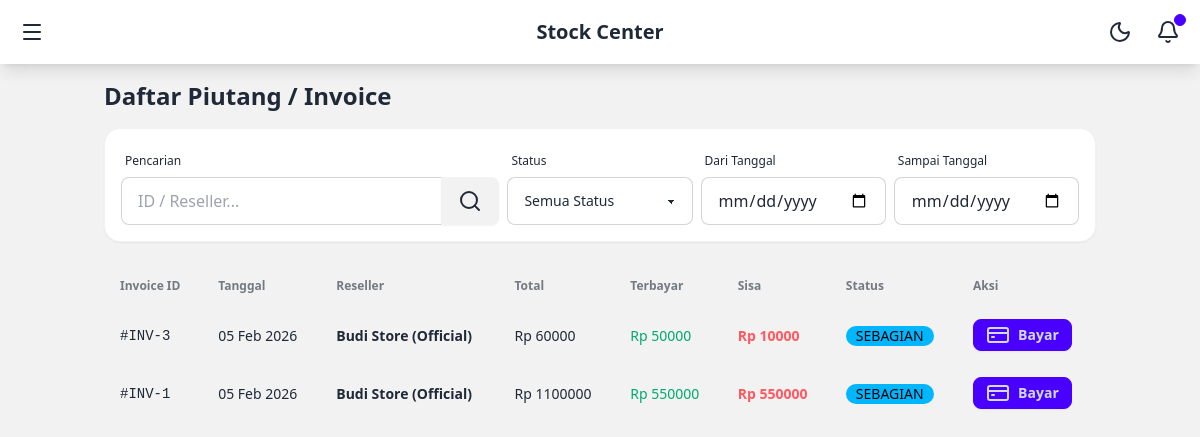
The app's page /invoices/ (signed in), older data.
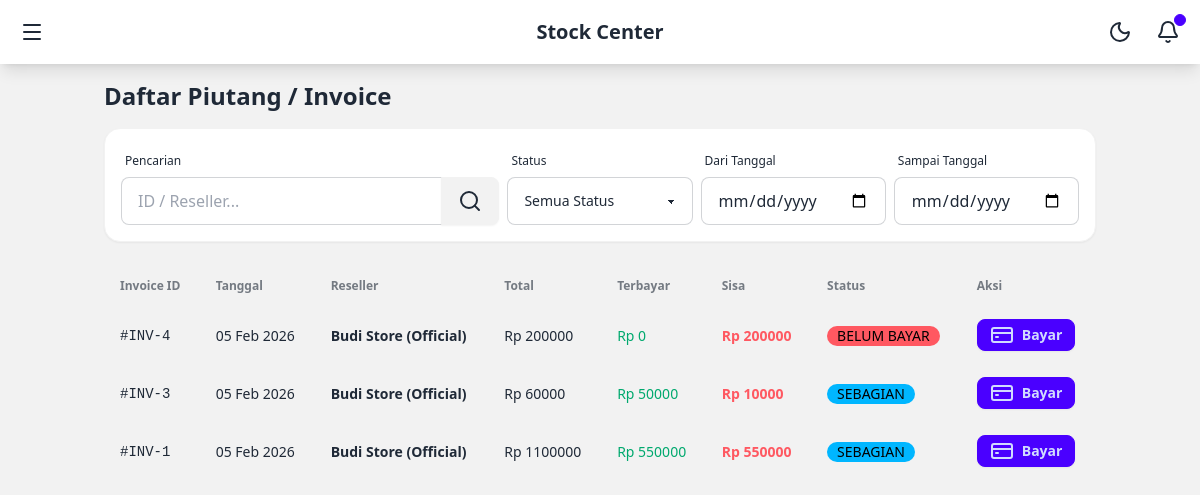
The same page, newer data.
### core/models.py (models this page shows, shortened)
class Invoice(models.Model):
    STATUS_CHOICES = [
        ('UNPAID', 'Unpaid'),
        ('PARTIAL', 'Partially Paid'),
        ('PAID', 'Paid'),
    ]
    reseller = models.ForeignKey(Reseller, on_delete=models.CASCADE)
    transaction = models.ForeignKey(Transaction, on_delete=models.CASCADE)
    total_amount = models.DecimalField(max_digits=12, decimal_places=2)
    paid_amount = models.DecimalField(max_digits=12, decimal_places=2, default=0)
    status = models.CharField(max_length=10, choices=STATUS_CHOICES, default='UNPAID')
    created_at = models.DateTimeField(auto_now_add=True)
    @property
    def remaining_balance(self):
        return self.total_amount - self.paid_amount

class Reseller(models.Model):
    user = models.OneToOneField(User, on_delete=models.SET_NULL, null=True, blank=True, related_name='reseller_profile')
    name = models.CharField(max_length=255)
    phone = models.CharField(max_length=20)
    address = models.TextField()
    credit_limit = models.DecimalField(max_digits=12, decimal_places=2, default=0)
    current_balance = models.DecimalField(max_digits=12, decimal_places=2, default=0)

### core/views.py (the view)
# urls.py: path('invoices/', views.InvoiceListView.as_view(), name='invoice_list'),
@method_decorator(login_required, name='dispatch')
class InvoiceListView(ListView):
    model = Invoice
    template_name = 'finance/invoice_list.html'
    context_object_name = 'invoices'
    ordering = ['-created_at']
    paginate_by = 10
    def get_queryset(self):
        queryset = Invoice.objects.select_related('reseller', 'transaction').order_by('-created_at')
        if hasattr(self.request.user, 'reseller_profile'):
            queryset = queryset.filter(reseller=self.request.user.reseller_profile)
        query = self.request.GET.get('q')
        if query:
            if query.isdigit():
                 queryset = queryset.filter(id=query)
            else:
                 queryset = queryset.filter(reseller__name__icontains=query)
        status = self.request.GET.get('status')
        if status:
            queryset = queryset.filter(status=status)
        start_date = self.request.GET.get('start_date')
        end_date = self.request.GET.get('end_date')
        if start_date:
            queryset = queryset.filter(created_at__date__gte=start_date)
        if end_date:
            queryset = queryset.filter(created_at__date__lte=end_date)
        return queryset
    def get_context_data(self, **kwargs):
        context = super().get_context_data(**kwargs)
        context['status_choices'] = Invoice.STATUS_CHOICES
        return context

### templates/finance/invoice_list.html (shortened to what this page needs)
{% extends 'base.html' %}
{% block content %}
<div class="flex flex-col gap-4 mb-6">
    <h1 class="text-2xl font-bold">Daftar Piutang / Invoice</h1>
    <form method="get" class="bg-base-100 p-4 rounded-box shadow-sm border border-base-200">
        <div class="grid grid-cols-1 sm:grid-cols-2 lg:grid-cols-5 gap-2 items-end">
            <div class="form-control lg:col-span-2">
                <label class="label"><span class="label-text-alt">Pencarian</span></label>
                <div class="join w-full">
                    <input type="text" name="q" placeholder="ID / Reseller..." class="input input-bordered join-item w-full" value="{{ request.GET.q|default:'' }}">
                    <button class="btn join-item"><i data-lucide="search"></i></button>
                </div>
            </div>
             <div class="form-control">
                <label class="label"><span class="label-text-alt">Status</span></label>
                <select name="status" class="select select-bordered w-full" onchange="this.form.submit()">
                    <option value="">Semua Status</option>
                </select>
            </div>
            <div class="form-control">
                <label class="label"><span class="label-text-alt">Dari Tanggal</span></label>
                <input type="date" name="start_date" class="input input-bordered w-full" value="{{ request.GET.start_date|default:'' }}" onchange="this.form.submit()">
            </div>
            <div class="form-control">
                <label class="label"><span class="label-text-alt">Sampai Tanggal</span></label>
                <input type="date" name="end_date" class="input input-bordered w-full" value="{{ request.GET.end_date|default:'' }}" onchange="this.form.submit()">
            </div>
        </div>
    </form>
</div>
<div class="overflow-x-auto">
    <table class="table w-full">
        <thead>
            <tr>
                <th>Invoice ID</th>
                <th>Tanggal</th>
                <th>Reseller</th>
                <th>Total</th>
                <th>Terbayar</th>
                <th>Sisa</th>
                <th>Status</th>
                <th>Aksi</th>
            </tr>
        </thead>
        <tbody>
            {% for invoice in invoices %}
            <tr class="hover">
                <td class="font-mono">#INV-{{ invoice.id }}</td>
                <td>{{ invoice.created_at|date:"d M Y" }}</td>
                <td class="font-bold">{{ invoice.reseller.name }}</td>
                <td>Rp {{ invoice.total_amount|floatformat:0 }}</td>
                <td class="text-success">Rp {{ invoice.paid_amount|floatformat:0 }}</td>
                <td class="text-error font-bold">
                    Rp {{ invoice.remaining_balance|floatformat:0 }}
                </td>
                <td>
                    {% if invoice.status == 'PAID' %}
                    <span class="badge badge-success">LUNAS</span>
                    {% elif invoice.status == 'PARTIAL' %}
                    <span class="badge badge-info">SEBAGIAN</span>
                    {% else %}
                    <span class="badge badge-error">BELUM BAYAR</span>
                    {% endif %}
                </td>
                <td>
                    {% if invoice.status != 'PAID' %}
                    <a href="{% url 'payment_create' invoice.pk %}" class="btn btn-sm btn-primary">
                        <i data-lucide="credit-card"></i> Bayar
                    </a>
                    {% endif %}
                </td>
            </tr>
            {% endfor %}
        </tbody>
    </table>
</div>
{% endblock %}

Row changes from the older to the newer data that the page shows:
added Invoice: id "4", created_at "05 Feb 2026", reseller.name "Budi Store (Official)", total_amount "200000", paid_amount "0", remaining_balance "200000", status "BELUM BAYAR"
